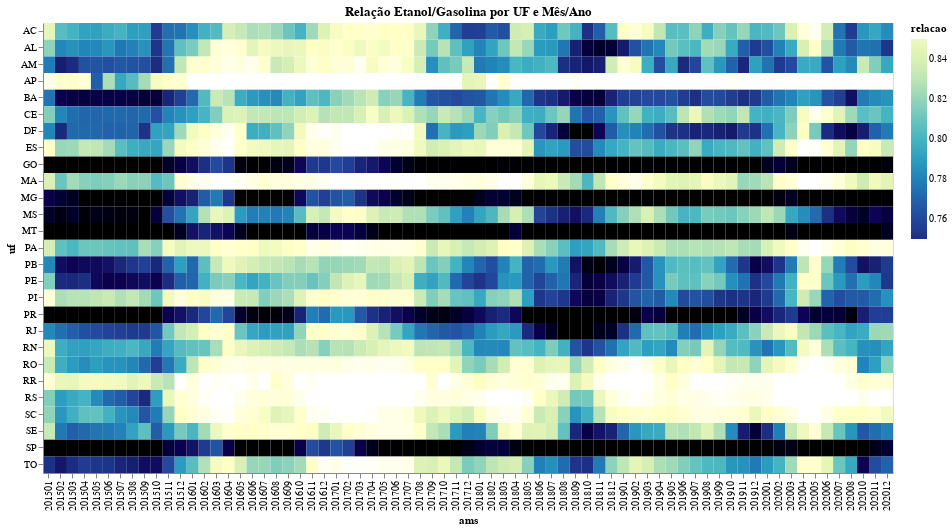

The cell this chart's notebook holds for it:
### Code cell
alt.Chart(df3).mark_rect().encode(
    y='uf:O',
    x='ams:O',
    color=alt.Color('relacao', scale=alt.Scale(scheme='yellowgreenblue', domain=[0.75, 0.85], reverse=True))
).properties(
    title="Relação Etanol/Gasolina por UF e Mês/Ano",
    width=850,
    height=450
)

### Figure 1 — Vega-Lite specification as saved in the notebook (floating-point values rounded to 4 significant figures; data arrays with more than 128 entries replaced by an {"elided": "..."} marker saying what was removed)
{"config": {"view": {"continuousWidth": 400, "continuousHeight": 300}}, "data": {"name": "data-ff0f05f58f48638b18096f8432d856ab"}, "mark": "rect", "encoding": {"color": {"field": "relacao", "scale": {"domain": [0.75, 0.85], "reverse": true, "scheme": "yellowgreenblue"}, "type": "quantitative"}, "x": {"field": "ams", "type": "ordinal"}, "y": {"field": "uf", "type": "ordinal"}}, "height": 450, "title": "Relação Etanol/Gasolina por UF e Mês/Ano", "width": 850, "$schema": "https://vega.github.io/schema/vega-lite/v4.17.0.json", "datasets": {"data-ff0f05f58f48638b18096f8432d856ab": {"elided": "1902 records"}}}
